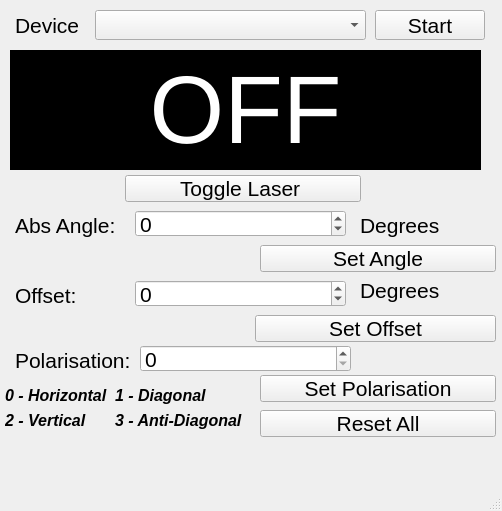
<?xml version="1.0" encoding="UTF-8"?>
<ui version="4.0">
 <class>main_window</class>
 <widget class="QMainWindow" name="main_window">
  <property name="geometry">
   <rect>
    <x>0</x>
    <y>0</y>
    <width>502</width>
    <height>511</height>
   </rect>
  </property>
  <property name="font">
   <font>
    <family>Arial</family>
    <pointsize>16</pointsize>
   </font>
  </property>
  <property name="windowTitle">
   <string>Cute Sender</string>
  </property>
  <property name="windowIcon">
   <iconset>
    <normaloff>icon.png</normaloff>icon.png</iconset>
  </property>
  <property name="autoFillBackground">
   <bool>false</bool>
  </property>
  <widget class="QWidget" name="centralwidget">
   <widget class="QPushButton" name="buttonStart">
    <property name="geometry">
     <rect>
      <x>375</x>
      <y>10</y>
      <width>110</width>
      <height>30</height>
     </rect>
    </property>
    <property name="sizePolicy">
     <sizepolicy hsizetype="Minimum" vsizetype="Fixed">
      <horstretch>0</horstretch>
      <verstretch>0</verstretch>
     </sizepolicy>
    </property>
    <property name="font">
     <font>
      <family>Arial</family>
      <pointsize>16</pointsize>
     </font>
    </property>
    <property name="text">
     <string>Start</string>
    </property>
   </widget>
   <widget class="QComboBox" name="deviceBox">
    <property name="geometry">
     <rect>
      <x>95</x>
      <y>10</y>
      <width>271</width>
      <height>30</height>
     </rect>
    </property>
    <property name="sizePolicy">
     <sizepolicy hsizetype="Fixed" vsizetype="Fixed">
      <horstretch>0</horstretch>
      <verstretch>0</verstretch>
     </sizepolicy>
    </property>
    <property name="font">
     <font>
      <family>Arial</family>
      <pointsize>16</pointsize>
     </font>
    </property>
    <property name="editable">
     <bool>false</bool>
    </property>
    <property name="maxCount">
     <number>100</number>
    </property>
    <property name="sizeAdjustPolicy">
     <enum>QComboBox::AdjustToMinimumContentsLengthWithIcon</enum>
    </property>
    <property name="minimumContentsLength">
     <number>300</number>
    </property>
   </widget>
   <widget class="QLabel" name="deviceName">
    <property name="geometry">
     <rect>
      <x>15</x>
      <y>10</y>
      <width>66</width>
      <height>30</height>
     </rect>
    </property>
    <property name="font">
     <font>
      <family>Arial</family>
      <pointsize>16</pointsize>
      <weight>50</weight>
      <italic>false</italic>
      <bold>false</bold>
     </font>
    </property>
    <property name="text">
     <string>Device</string>
    </property>
   </widget>
   <widget class="QLabel" name="labelPower">
    <property name="geometry">
     <rect>
      <x>10</x>
      <y>50</y>
      <width>471</width>
      <height>120</height>
     </rect>
    </property>
    <property name="palette">
     <palette>
      <active>
       <colorrole role="WindowText">
        <brush brushstyle="SolidPattern">
         <color alpha="255">
          <red>255</red>
          <green>255</green>
          <blue>255</blue>
         </color>
        </brush>
       </colorrole>
       <colorrole role="Button">
        <brush brushstyle="SolidPattern">
         <color alpha="255">
          <red>0</red>
          <green>0</green>
          <blue>0</blue>
         </color>
        </brush>
       </colorrole>
       <colorrole role="Light">
        <brush brushstyle="SolidPattern">
         <color alpha="255">
          <red>0</red>
          <green>0</green>
          <blue>0</blue>
         </color>
        </brush>
       </colorrole>
       <colorrole role="Midlight">
        <brush brushstyle="SolidPattern">
         <color alpha="255">
          <red>0</red>
          <green>0</green>
          <blue>0</blue>
         </color>
        </brush>
       </colorrole>
       <colorrole role="Dark">
        <brush brushstyle="SolidPattern">
         <color alpha="255">
          <red>0</red>
          <green>0</green>
          <blue>0</blue>
         </color>
        </brush>
       </colorrole>
       <colorrole role="Mid">
        <brush brushstyle="SolidPattern">
         <color alpha="255">
          <red>0</red>
          <green>0</green>
          <blue>0</blue>
         </color>
        </brush>
       </colorrole>
       <colorrole role="Text">
        <brush brushstyle="SolidPattern">
         <color alpha="255">
          <red>255</red>
          <green>255</green>
          <blue>255</blue>
         </color>
        </brush>
       </colorrole>
       <colorrole role="BrightText">
        <brush brushstyle="SolidPattern">
         <color alpha="255">
          <red>255</red>
          <green>255</green>
          <blue>255</blue>
         </color>
        </brush>
       </colorrole>
       <colorrole role="ButtonText">
        <brush brushstyle="SolidPattern">
         <color alpha="255">
          <red>255</red>
          <green>255</green>
          <blue>255</blue>
         </color>
        </brush>
       </colorrole>
       <colorrole role="Base">
        <brush brushstyle="SolidPattern">
         <color alpha="255">
          <red>0</red>
          <green>0</green>
          <blue>0</blue>
         </color>
        </brush>
       </colorrole>
       <colorrole role="Window">
        <brush brushstyle="SolidPattern">
         <color alpha="255">
          <red>0</red>
          <green>0</green>
          <blue>0</blue>
         </color>
        </brush>
       </colorrole>
       <colorrole role="Shadow">
        <brush brushstyle="SolidPattern">
         <color alpha="255">
          <red>0</red>
          <green>0</green>
          <blue>0</blue>
         </color>
        </brush>
       </colorrole>
       <colorrole role="AlternateBase">
        <brush brushstyle="SolidPattern">
         <color alpha="255">
          <red>0</red>
          <green>0</green>
          <blue>0</blue>
         </color>
        </brush>
       </colorrole>
       <colorrole role="ToolTipBase">
        <brush brushstyle="SolidPattern">
         <color alpha="255">
          <red>255</red>
          <green>255</green>
          <blue>220</blue>
         </color>
        </brush>
       </colorrole>
       <colorrole role="ToolTipText">
        <brush brushstyle="SolidPattern">
         <color alpha="255">
          <red>0</red>
          <green>0</green>
          <blue>0</blue>
         </color>
        </brush>
       </colorrole>
      </active>
      <inactive>
       <colorrole role="WindowText">
        <brush brushstyle="SolidPattern">
         <color alpha="255">
          <red>255</red>
          <green>255</green>
          <blue>255</blue>
         </color>
        </brush>
       </colorrole>
       <colorrole role="Button">
        <brush brushstyle="SolidPattern">
         <color alpha="255">
          <red>0</red>
          <green>0</green>
          <blue>0</blue>
         </color>
        </brush>
       </colorrole>
       <colorrole role="Light">
        <brush brushstyle="SolidPattern">
         <color alpha="255">
          <red>0</red>
          <green>0</green>
          <blue>0</blue>
         </color>
        </brush>
       </colorrole>
       <colorrole role="Midlight">
        <brush brushstyle="SolidPattern">
         <color alpha="255">
          <red>0</red>
          <green>0</green>
          <blue>0</blue>
         </color>
        </brush>
       </colorrole>
       <colorrole role="Dark">
        <brush brushstyle="SolidPattern">
         <color alpha="255">
          <red>0</red>
          <green>0</green>
          <blue>0</blue>
         </color>
        </brush>
       </colorrole>
       <colorrole role="Mid">
        <brush brushstyle="SolidPattern">
         <color alpha="255">
          <red>0</red>
          <green>0</green>
          <blue>0</blue>
         </color>
        </brush>
       </colorrole>
       <colorrole role="Text">
        <brush brushstyle="SolidPattern">
         <color alpha="255">
          <red>255</red>
          <green>255</green>
          <blue>255</blue>
         </color>
        </brush>
       </colorrole>
       <colorrole role="BrightText">
        <brush brushstyle="SolidPattern">
         <color alpha="255">
          <red>255</red>
          <green>255</green>
          <blue>255</blue>
         </color>
        </brush>
       </colorrole>
       <colorrole role="ButtonText">
        <brush brushstyle="SolidPattern">
         <color alpha="255">
          <red>255</red>
          <green>255</green>
          <blue>255</blue>
         </color>
        </brush>
       </colorrole>
       <colorrole role="Base">
        <brush brushstyle="SolidPattern">
         <color alpha="255">
          <red>0</red>
          <green>0</green>
          <blue>0</blue>
         </color>
        </brush>
       </colorrole>
       <colorrole role="Window">
        <brush brushstyle="SolidPattern">
         <color alpha="255">
          <red>0</red>
          <green>0</green>
          <blue>0</blue>
         </color>
        </brush>
       </colorrole>
       <colorrole role="Shadow">
        <brush brushstyle="SolidPattern">
         <color alpha="255">
          <red>0</red>
          <green>0</green>
          <blue>0</blue>
         </color>
        </brush>
       </colorrole>
       <colorrole role="AlternateBase">
        <brush brushstyle="SolidPattern">
         <color alpha="255">
          <red>0</red>
          <green>0</green>
          <blue>0</blue>
         </color>
        </brush>
       </colorrole>
       <colorrole role="ToolTipBase">
        <brush brushstyle="SolidPattern">
         <color alpha="255">
          <red>255</red>
          <green>255</green>
          <blue>220</blue>
         </color>
        </brush>
       </colorrole>
       <colorrole role="ToolTipText">
        <brush brushstyle="SolidPattern">
         <color alpha="255">
          <red>0</red>
          <green>0</green>
          <blue>0</blue>
         </color>
        </brush>
       </colorrole>
      </inactive>
      <disabled>
       <colorrole role="WindowText">
        <brush brushstyle="SolidPattern">
         <color alpha="255">
          <red>0</red>
          <green>0</green>
          <blue>0</blue>
         </color>
        </brush>
       </colorrole>
       <colorrole role="Button">
        <brush brushstyle="SolidPattern">
         <color alpha="255">
          <red>0</red>
          <green>0</green>
          <blue>0</blue>
         </color>
        </brush>
       </colorrole>
       <colorrole role="Light">
        <brush brushstyle="SolidPattern">
         <color alpha="255">
          <red>0</red>
          <green>0</green>
          <blue>0</blue>
         </color>
        </brush>
       </colorrole>
       <colorrole role="Midlight">
        <brush brushstyle="SolidPattern">
         <color alpha="255">
          <red>0</red>
          <green>0</green>
          <blue>0</blue>
         </color>
        </brush>
       </colorrole>
       <colorrole role="Dark">
        <brush brushstyle="SolidPattern">
         <color alpha="255">
          <red>0</red>
          <green>0</green>
          <blue>0</blue>
         </color>
        </brush>
       </colorrole>
       <colorrole role="Mid">
        <brush brushstyle="SolidPattern">
         <color alpha="255">
          <red>0</red>
          <green>0</green>
          <blue>0</blue>
         </color>
        </brush>
       </colorrole>
       <colorrole role="Text">
        <brush brushstyle="SolidPattern">
         <color alpha="255">
          <red>0</red>
          <green>0</green>
          <blue>0</blue>
         </color>
        </brush>
       </colorrole>
       <colorrole role="BrightText">
        <brush brushstyle="SolidPattern">
         <color alpha="255">
          <red>255</red>
          <green>255</green>
          <blue>255</blue>
         </color>
        </brush>
       </colorrole>
       <colorrole role="ButtonText">
        <brush brushstyle="SolidPattern">
         <color alpha="255">
          <red>0</red>
          <green>0</green>
          <blue>0</blue>
         </color>
        </brush>
       </colorrole>
       <colorrole role="Base">
        <brush brushstyle="SolidPattern">
         <color alpha="255">
          <red>0</red>
          <green>0</green>
          <blue>0</blue>
         </color>
        </brush>
       </colorrole>
       <colorrole role="Window">
        <brush brushstyle="SolidPattern">
         <color alpha="255">
          <red>0</red>
          <green>0</green>
          <blue>0</blue>
         </color>
        </brush>
       </colorrole>
       <colorrole role="Shadow">
        <brush brushstyle="SolidPattern">
         <color alpha="255">
          <red>0</red>
          <green>0</green>
          <blue>0</blue>
         </color>
        </brush>
       </colorrole>
       <colorrole role="AlternateBase">
        <brush brushstyle="SolidPattern">
         <color alpha="255">
          <red>0</red>
          <green>0</green>
          <blue>0</blue>
         </color>
        </brush>
       </colorrole>
       <colorrole role="ToolTipBase">
        <brush brushstyle="SolidPattern">
         <color alpha="255">
          <red>255</red>
          <green>255</green>
          <blue>220</blue>
         </color>
        </brush>
       </colorrole>
       <colorrole role="ToolTipText">
        <brush brushstyle="SolidPattern">
         <color alpha="255">
          <red>0</red>
          <green>0</green>
          <blue>0</blue>
         </color>
        </brush>
       </colorrole>
      </disabled>
     </palette>
    </property>
    <property name="font">
     <font>
      <family>Arial</family>
      <pointsize>72</pointsize>
      <weight>50</weight>
      <italic>false</italic>
      <bold>false</bold>
     </font>
    </property>
    <property name="layoutDirection">
     <enum>Qt::LeftToRight</enum>
    </property>
    <property name="autoFillBackground">
     <bool>true</bool>
    </property>
    <property name="text">
     <string>OFF</string>
    </property>
    <property name="alignment">
     <set>Qt::AlignCenter</set>
    </property>
   </widget>
   <widget class="QPushButton" name="setOffset">
    <property name="geometry">
     <rect>
      <x>255</x>
      <y>315</y>
      <width>241</width>
      <height>27</height>
     </rect>
    </property>
    <property name="text">
     <string>Set Offset</string>
    </property>
   </widget>
   <widget class="QLabel" name="angle">
    <property name="geometry">
     <rect>
      <x>15</x>
      <y>210</y>
      <width>116</width>
      <height>30</height>
     </rect>
    </property>
    <property name="font">
     <font>
      <family>Arial</family>
      <pointsize>16</pointsize>
      <weight>50</weight>
      <italic>false</italic>
      <bold>false</bold>
     </font>
    </property>
    <property name="text">
     <string>Abs Angle:</string>
    </property>
   </widget>
   <widget class="QLabel" name="polarisation">
    <property name="geometry">
     <rect>
      <x>15</x>
      <y>345</y>
      <width>121</width>
      <height>30</height>
     </rect>
    </property>
    <property name="font">
     <font>
      <family>Arial</family>
      <pointsize>16</pointsize>
      <weight>50</weight>
      <italic>false</italic>
      <bold>false</bold>
     </font>
    </property>
    <property name="text">
     <string>Polarisation:</string>
    </property>
   </widget>
   <widget class="QLabel" name="degree0">
    <property name="geometry">
     <rect>
      <x>360</x>
      <y>210</y>
      <width>91</width>
      <height>30</height>
     </rect>
    </property>
    <property name="font">
     <font>
      <family>Arial</family>
      <pointsize>16</pointsize>
      <weight>50</weight>
      <italic>false</italic>
      <bold>false</bold>
     </font>
    </property>
    <property name="text">
     <string>Degrees</string>
    </property>
   </widget>
   <widget class="QLabel" name="offsetLabel">
    <property name="geometry">
     <rect>
      <x>15</x>
      <y>280</y>
      <width>121</width>
      <height>30</height>
     </rect>
    </property>
    <property name="font">
     <font>
      <family>Arial</family>
      <pointsize>16</pointsize>
      <weight>50</weight>
      <italic>false</italic>
      <bold>false</bold>
     </font>
    </property>
    <property name="text">
     <string>Offset:</string>
    </property>
   </widget>
   <widget class="QLabel" name="degree2">
    <property name="geometry">
     <rect>
      <x>360</x>
      <y>275</y>
      <width>91</width>
      <height>30</height>
     </rect>
    </property>
    <property name="font">
     <font>
      <family>Arial</family>
      <pointsize>16</pointsize>
      <weight>50</weight>
      <italic>false</italic>
      <bold>false</bold>
     </font>
    </property>
    <property name="text">
     <string>Degrees</string>
    </property>
   </widget>
   <widget class="QPushButton" name="resetButton">
    <property name="geometry">
     <rect>
      <x>260</x>
      <y>410</y>
      <width>236</width>
      <height>27</height>
     </rect>
    </property>
    <property name="text">
     <string>Reset All</string>
    </property>
   </widget>
   <widget class="QSpinBox" name="polInput">
    <property name="geometry">
     <rect>
      <x>140</x>
      <y>345</y>
      <width>211</width>
      <height>27</height>
     </rect>
    </property>
    <property name="maximum">
     <number>3</number>
    </property>
   </widget>
   <widget class="QSpinBox" name="angleInput">
    <property name="geometry">
     <rect>
      <x>135</x>
      <y>210</y>
      <width>211</width>
      <height>27</height>
     </rect>
    </property>
    <property name="minimum">
     <number>-719</number>
    </property>
    <property name="maximum">
     <number>719</number>
    </property>
   </widget>
   <widget class="QSpinBox" name="offsetInput">
    <property name="geometry">
     <rect>
      <x>135</x>
      <y>280</y>
      <width>211</width>
      <height>27</height>
     </rect>
    </property>
    <property name="minimum">
     <number>-719</number>
    </property>
    <property name="maximum">
     <number>719</number>
    </property>
   </widget>
   <widget class="QPushButton" name="goToPol">
    <property name="geometry">
     <rect>
      <x>260</x>
      <y>375</y>
      <width>236</width>
      <height>27</height>
     </rect>
    </property>
    <property name="text">
     <string>Set Polarisation</string>
    </property>
   </widget>
   <widget class="QPushButton" name="goToAngle">
    <property name="geometry">
     <rect>
      <x>260</x>
      <y>245</y>
      <width>236</width>
      <height>27</height>
     </rect>
    </property>
    <property name="text">
     <string>Set Angle</string>
    </property>
   </widget>
   <widget class="QPushButton" name="toggle">
    <property name="geometry">
     <rect>
      <x>125</x>
      <y>175</y>
      <width>236</width>
      <height>27</height>
     </rect>
    </property>
    <property name="text">
     <string>Toggle Laser </string>
    </property>
   </widget>
   <widget class="QLabel" name="deviceName_2">
    <property name="geometry">
     <rect>
      <x>5</x>
      <y>380</y>
      <width>106</width>
      <height>31</height>
     </rect>
    </property>
    <property name="font">
     <font>
      <family>Ubuntu</family>
      <pointsize>12</pointsize>
      <weight>75</weight>
      <italic>true</italic>
      <bold>true</bold>
     </font>
    </property>
    <property name="text">
     <string>0 - Horizontal</string>
    </property>
   </widget>
   <widget class="QLabel" name="deviceName_3">
    <property name="geometry">
     <rect>
      <x>5</x>
      <y>405</y>
      <width>106</width>
      <height>31</height>
     </rect>
    </property>
    <property name="font">
     <font>
      <family>Ubuntu</family>
      <pointsize>12</pointsize>
      <weight>75</weight>
      <italic>true</italic>
      <bold>true</bold>
     </font>
    </property>
    <property name="text">
     <string>2 - Vertical</string>
    </property>
   </widget>
   <widget class="QLabel" name="deviceName_5">
    <property name="geometry">
     <rect>
      <x>115</x>
      <y>405</y>
      <width>136</width>
      <height>31</height>
     </rect>
    </property>
    <property name="font">
     <font>
      <family>Ubuntu</family>
      <pointsize>12</pointsize>
      <weight>75</weight>
      <italic>true</italic>
      <bold>true</bold>
     </font>
    </property>
    <property name="text">
     <string>3 - Anti-Diagonal</string>
    </property>
   </widget>
   <widget class="QLabel" name="deviceName_4">
    <property name="geometry">
     <rect>
      <x>115</x>
      <y>380</y>
      <width>106</width>
      <height>31</height>
     </rect>
    </property>
    <property name="font">
     <font>
      <family>Ubuntu</family>
      <pointsize>12</pointsize>
      <weight>75</weight>
      <italic>true</italic>
      <bold>true</bold>
     </font>
    </property>
    <property name="text">
     <string>1 - Diagonal</string>
    </property>
   </widget>
  </widget>
  <widget class="QMenuBar" name="menubar">
   <property name="geometry">
    <rect>
     <x>0</x>
     <y>0</y>
     <width>502</width>
     <height>30</height>
    </rect>
   </property>
  </widget>
  <widget class="QStatusBar" name="statusbar"/>
 </widget>
 <resources/>
 <connections/>
 <designerdata>
  <property name="gridDeltaX">
   <number>5</number>
  </property>
  <property name="gridDeltaY">
   <number>5</number>
  </property>
  <property name="gridSnapX">
   <bool>true</bool>
  </property>
  <property name="gridSnapY">
   <bool>true</bool>
  </property>
  <property name="gridVisible">
   <bool>true</bool>
  </property>
 </designerdata>
</ui>
